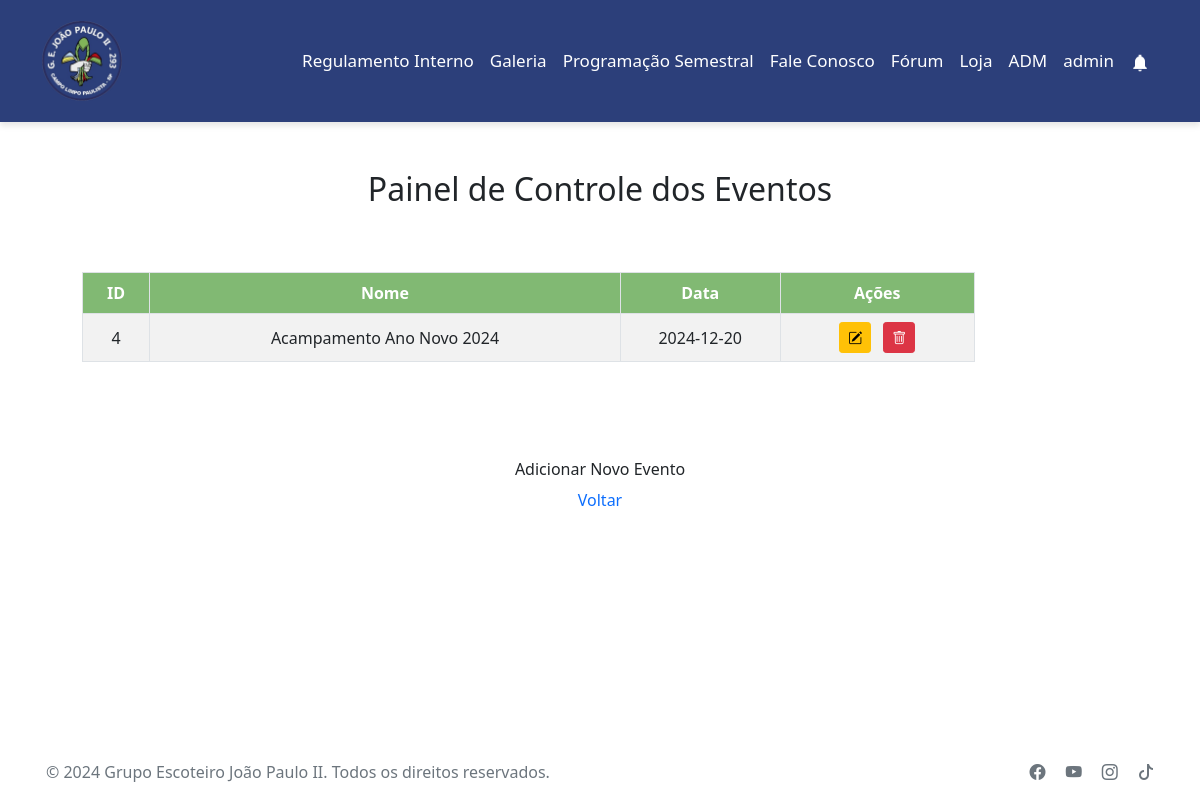
/backend/adm/admin_eventos.php (signed in), run on the app's committed database.
### tables this page shows
CREATE TABLE `events` (
  `id` int(11) NOT NULL,
  `title` varchar(255) NOT NULL,
  `description` text DEFAULT NULL,
  `event_date` date NOT NULL,
  `created_by` int(11) NOT NULL,
  `created_at` timestamp NOT NULL DEFAULT current_timestamp()
);

### backend/adm/admin_eventos.php (the view, shortened to what this page needs)
<?php
include_once'../classes/conn.php';
$logged = false;
if (isset($_SESSION['on'])) {
$logged = true;
}
?>
<!DOCTYPE html>
<html lang="pt-br">
<head>
  <link rel="stylesheet" href="../../frontend/public/css/teste.css">
  <link href="https://cdn.jsdelivr.net/npm/bootstrap@5.0.2/dist/css/bootstrap.min.css" rel="stylesheet"
>
  <link rel="stylesheet" href="https://cdn.jsdelivr.net/npm/bootstrap-icons@1.10.3/font/bootstrap-icons.css">
</head>
<body>
  <nav class="navbar navbar-expand-lg py-3 custom-navbar">
    <div class="container">
      <a class="navbar-brand" href="../../frontend/principal/index.php">
        <img src="../../frontend/public/imagens/recursos/logo.png " height="80rem" width="80rem" alt="Logo" height="40">
      </a>
      <div class="collapse navbar-collapse justify-content-end" id="navbarNav">
        <ul class="navbar-nav">
          <li class="nav-item">
            <a class="nav-link active" aria-current="page" target="blank"
              href="../../frontend/public/docs/POR_2013_19_V2.pdf">Regulamento Interno</a>
          </li>
          <li class="nav-item">
            <a class="nav-link" href="../../backend/galeria/index.php">Galeria</a>
          </li>
          <li class="nav-item">
            <a class="nav-link" href="../../backend/Evento/index.php">Programação Semestral</a>
          </li>
          <li class="nav-item">
            <a class="nav-link" href="../../backend/mailer/fale.php">Fale Conosco</a>
          </li>
          <li class="nav-item">
            <a class="nav-link" href="../../backend/forum/main.php">Fórum</a>
          </li>
          <?php
          if ($logged) {
            if ($_SESSION['tipo'] >= 1) {
              echo '<li class="nav-item">
                <a class="nav-link" href="../../backend/loja/loja.php">Loja</a>
              </li>';
            }
            if ($_SESSION['tipo'] == 3) {
              echo '<li class="nav-item">
                <a class="nav-link" href="../../backend/adm/index_adm.php">ADM</a>
              </li>';
            }
            echo '<li class="nav-item">
            <a class="nav-link" href="../../frontend/principal/user.php?id='.$_SESSION["userid"].'">'.$_SESSION["nome"].'</a>
                <li class="nav-item">
            <a class="nav-link" href="../../backend/notificacoes/index.php"><img src="../../frontend/public/imagens/recursos/sino.png" width="20px"></a>
              </li>';
          } else {
            echo '<li class="nav-item">
                <a class="nav-link" href="../../backend/login/login.php">Faça Login</a>
              </li>';
          }
          ?>
        </ul>
      </div>
    </div>
    </nav>
<section>
        <div class="container my-5">
            <h2 class="text-center mb-4">Painel de Controle dos Eventos</h2>
            <div class="table-responsive">
                <table class="table table-bordered table-striped text-center">
                    <thead class="thead-light">
                        <tr>
                            <th>ID</th>
                            <th>Nome</th>
                            <th class="compra">Data</th>
                            <th>Ações</th>
                        </tr>
                    </thead>
                    <tbody>
              <?php
              $sql = "SELECT * FROM events";
              $res = $conn -> query($sql);
              for($i = 0; $i < $res ->num_rows; $i++){
                $linha = $res -> fetch_assoc();
                print '<tr>
                    <td class="align-middle">'.$linha['id'].'</td>
                    <td class="align-middle">'.$linha['title'].'</td>
                    <td class="compra align-middle">'.$linha["event_date"].'</td>
                    <td class="align-middle">
                        <a href="edit_evento.php?id='.$linha["id"].'">
                        <button class="btn btn-warning btn-sm mx-1">
                            <i class="bi bi-pencil-square"></i>
                        </button>
                        </a>
                        <a href="delete_evento.php?id='.$linha["id"].'">
                        <button class="btn btn-danger btn-sm mx-1">
                            <i class="bi bi-trash"></i>
                        </button>
                        </a>
                    </td>
                </tr>';
            }
              ?>
                    </tbody>
                </table>
            </div>
        </div><br>
        <a class="btn" href="add_evento.php">Adicionar Novo Evento</a>
        <br><a href="index_adm.php">Voltar</a>
    </section>
    <footer class="footer fixed-bottom text-center text-lg-start d-flex w-100 justify-content-between align-items-center ">
    <div class="container p-3 d-flex justify-content-between w-100">
      <span class="text-muted">© 2024 Grupo Escoteiro João Paulo II. Todos os direitos reservados.</span>
      <div class="social-icons">
        <a href="https://www.facebook.com/GrupoescoteirojoaopauloII?mibextid=ZbWKwL" target="_blank"
          class="text-muted me-3">
          <i class="bi bi-facebook"></i>
        </a>
        <a href="https://youtube.com/@gejoaopauloii?si=8nJBM0zWxWBofH_V" target="_blank" class="text-muted me-3">
          <i class="bi bi-youtube"></i>
        </a>
        <a href="https://www.instagram.com/ge_joaopaulo2?igsh=MWFiOTA2OTFxYW11" target="_blank" class="text-muted me-3">
          <i class="bi bi-instagram"></i>
        </a>
        <a href="https://www.tiktok.com/@ge._joaopauloii?_t=8nG7cVdsBGQ&_r=1" target="_blank" class="text-muted">
          <i class="bi bi-tiktok"></i>
        </a>
      </div>
    </div>
  </footer>
</body>

### frontend/public/css/teste.css (style rules this page uses)
:root { --color-white: #fff; --color-dark1: rgb(39, 39, 39); --color-dark2: #2d2d2d; --color-dark3: #414141; --color-dark4: #1c1c1c; --color-dark5: #343434; --color-blue1: #3ab2d6; --color-blue: #2C3F7A; --color-g: #81B973; --button-color: #C6CCC8; --lobinho: #fdb813; --escoteiro: #00793a; --senior: #a61744; --pioneiro: #c00d0e; }
.custom-navbar { background-color: #2C3F7A; color: white; }
.custom-navbar a { color: white; font-size: 17px; }
.navbar { box-shadow: 0 4px 6px rgba(0, 0, 0, 0.1); }
.navbar-brand img { transition: transform 0.2s ease; }
.nav-link { color: #ffffff !important; font-weight: 500; transition: color 0.3s ease; }
.footer a { text-decoration: none; }
.footer { background-color: white; }
body { width: 50%; margin: 100px auto; background-color: lightgray; font-family: 'Kanit', sans-serif; }
body { width: 100%; }
.table { max-width: 80%; text-align: center; margin: 40px; justify-content: center; }
thead { background-color: #81B973; color: white; }

### backend/adm/admin_eventos.php (style rules this page uses)
* { text-align: center; }
a { text-decoration: none; }
.table-responsive { width: 100%; overflow-x: auto; -webkit-overflow-scrolling: touch; }
.table { white-space: nowrap; }
.compra { width: 10rem; }

### data on the page
events: id "4", title "Acampamento Ano Novo 2024", event_date "2024-12-20"

### other printed values
$_SESSION["nome"] "admin"
